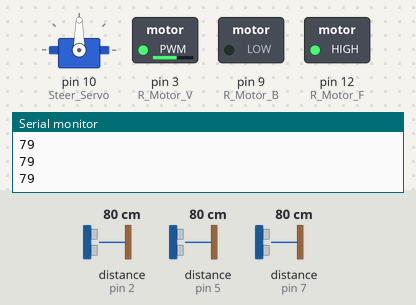
This sketch was run on a simulated Arduino Uno, built with avr-gcc and run on an emulated ATmega328P. On the bench: servo, switched loads named in the sketch (green lamp = pin HIGH), the last lines printed to the serial monitor. Wiring (inferred from the names in the program): 3 × ultrasonic range finder: trigger pin 4, echo pin 2 / trigger pin 6, echo pin 5 / trigger pin 8, echo pin 7. The test bench sets the inputs (shaded band); at power-on: distance to the obstacle (sensors on pin 5, pin 2, pin 7) 80 cm. The echo pulse lasts 58.3 µs per cm; pins used as bus, display or sensor lines are not drawn.

Above: at 1.2 s.
1.3 s: distance to the obstacle (sensor on pin 5) set to 2 cm
2.8 s: distance to the obstacle (sensor on pin 2) set to 38 cm
4.3 s: distance to the obstacle (sensor on pin 2) set to 33 cm
At 5.3 s:
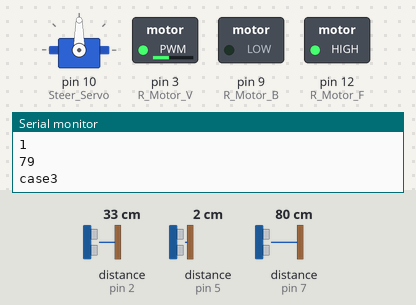
5.8 s: distance to the obstacle (sensor on pin 2) set to 2 cm
At 7.0 s:
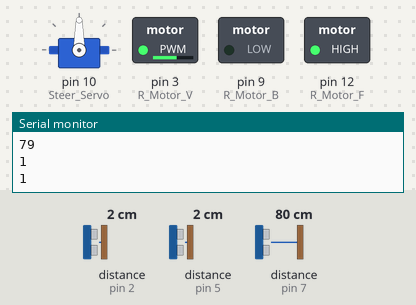
7.3 s: distance to the obstacle (sensor on pin 2) set to 35 cm
At 8.2 s:
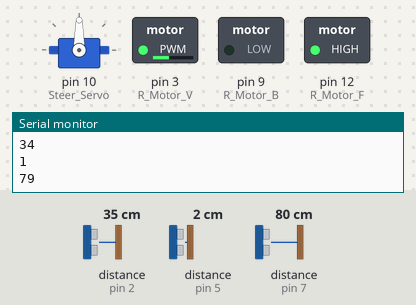
Timing chart, 0 to 9.8 s (numbered marks = the images above; inputs shaded):
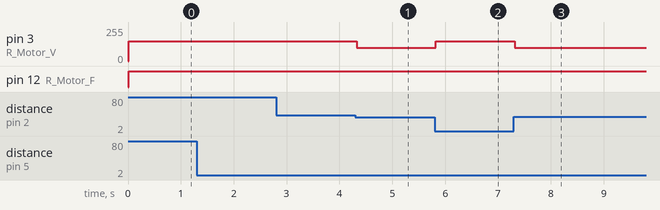

Measured:
- the behaviour switches between 36 and 35 cm on distance to the obstacle (sensor on pin 2) (found by bisection; images 0 and 1)
- after the input at 4.3 s, pin 3 (R_Motor_V): 150/255 → 100/255 at once
- after the input at 5.8 s, pin 3 (R_Motor_V): 100/255 → 150/255 at once
- after the input at 7.3 s, pin 3 (R_Motor_V): 150/255 → 100/255 at once

The sketch:

drive.ino
```cpp
// 서보 선언
#include <Servo.h>
Servo Steer_Servo;

//초음파 번호
#define F_Side_ECHO 2
#define F_Side_TRIG 4
#define R_Side_ECHO 5
#define R_Side_TRIG 6
#define L_Side_ECHO 7
#define L_Side_TRIG 8


//모터 번호
#define R_Motor_F 12
#define R_Motor_B 9
#define R_Motor_V 3
int  type;
int F_Dis;
int R_Dis;
int L_Dis;

void setup()
{
  Steer_Servo.attach(10);
  //초음파 번호
  pinMode(F_Side_TRIG, OUTPUT);
  pinMode(F_Side_ECHO, INPUT);
  pinMode(R_Side_TRIG, OUTPUT);
  pinMode(R_Side_ECHO, INPUT);
  pinMode(L_Side_TRIG, OUTPUT);
  pinMode(L_Side_ECHO, INPUT);
  //모터 번호
  pinMode(R_Motor_F, OUTPUT);
  pinMode(R_Motor_B, OUTPUT);

  pinMode(R_Motor_V, INPUT);

  Serial.begin(9600);

}
void  setSpeed(char speed)
{
  analogWrite(R_Motor_V, speed);

}
void  forward()
{
  Steer_Servo.write(90);

  digitalWrite(R_Motor_F, HIGH);
  digitalWrite(R_Motor_B, LOW);
}
void backward()
{
  Steer_Servo.write(90);

  digitalWrite(R_Motor_F , LOW);
  digitalWrite(R_Motor_B , HIGH);
}

int getDistance(char TRIG, char ECHO)
{
  digitalWrite(TRIG, HIGH);
  delayMicroseconds(10);
  digitalWrite(TRIG, LOW);
  int distance = pulseIn(ECHO, HIGH) / 58.2;
  return distance;
}

void loop()
{

  F_Dis = getDistance(F_Side_TRIG, F_Side_ECHO);

  R_Dis = getDistance(R_Side_TRIG, R_Side_ECHO);

  L_Dis = getDistance(L_Side_TRIG, L_Side_ECHO);
  Serial.println(F_Dis);
  Serial.println(R_Dis);
  Serial.println(L_Dis);
  Steer_Servo.write(90);
  setSpeed(150);//문제가 없으면 주행
  forward();

  if (F_Dis > 35 && R_Dis < 8) // 전방 장애물없이 2차선 주행
  {
    type = 1;
  }
  if (F_Dis > 35 && L_Dis < 8) // 전방 장애물없이 1차선 주행
  {
    type = 2;
  }
  if (F_Dis < 35 && R_Dis < 8) // 전방 장애물있는 2차선 주행
  {
    type = 3;
  }
  if (F_Dis < 35 && L_Dis < 8) // 전방 장애물있는 1차선 주행
  {
    type = 4;
  }
  if (F_Dis < 20 && R_Dis < 8 && L_Dis < 35) // 2차선 주행중 차선변경필요
  {
    type = 5;
  }
  if (F_Dis < 20 && L_Dis < 8 && R_Dis < 35) // 1차선 주행중 차선변경필요
  {
    type = 6;
  }
  if (F_Dis < 20 && R_Dis < 8 && L_Dis > 35) //2차선 주행중 좌회전도로
  {
    type = 7;
  }
  if (F_Dis < 20 && R_Dis > 30 && L_Dis < 35) //2차선 주행중 우회전도로
  {
    type = 8;
  }
  if (F_Dis < 20 && L_Dis > 30 && R_Dis < 35) //1차선 주행중 좌회전도로
  {
    type = 9;
  }
  if (F_Dis < 20 && L_Dis < 8 && R_Dis > 35) //1차선 주행중 우회전도로
  {
    type = 10;
  }


  switch (type)
  {
    case 1: // 전방 장애물없이 2차선 주행
      {
        setSpeed(150);//문제가 없으면 주행
        forward();
        if (L_Dis > 18)
        {
          Steer_Servo.write(95);//왼쪽초음파가 벽과 가까워지면 서보를 벽반대로 돌린다
          forward();
          Serial.println("case1");
        }
        else if (L_Dis < 21)
        {
          Steer_Servo.write(85);//왼쪽초음파가 벽과 멀어지면 서보를 벽으로 돌린다
          forward();
        }
        break;
      }
    case 2: // 전방 장애물없이 1차선 주행
      {
        setSpeed(150);//문제가 없으면 주행
        forward();
        Serial.println("case2");
        if (R_Dis > 18)
        {
          Steer_Servo.write(85);//오른쪽초음파가 벽과 가까워지면 서보를 벽반대로 돌린다
          forward();
        }
        if (R_Dis < 21)
        {
          Steer_Servo.write(95);//오른쪽초음파가 벽과 멀어지면 서보를 벽으로 돌린다
          forward();
        }
        break;
      }
    case 3: //전방 장애물있는 2차선 주행
      {
        setSpeed(100);
        forward();
        Serial.println("case3");
        if (L_Dis > 18)
        {
          Steer_Servo.write(95);//왼쪽초음파가 벽과 가까워지면 서보를 벽반대로 돌린다
          forward();
        }
        if (L_Dis < 21)
        {
          Steer_Servo.write(85);//왼쪽초음파가 벽과 멀어지면 서보를 벽으로 돌린다
          forward();
        }
        break;
      }
    case 4: //전방 장애물있는 1차선 주행
      {
        setSpeed(100);
        forward();
        Serial.println("case4");
        if (R_Dis > 18)
        {
          Steer_Servo.write(85);//오른쪽초음파가 벽과 가까워지면 서보를 벽반대로 돌린다
          forward();
        }
        if (R_Dis < 21)
        {
          Steer_Servo.write(95);//오른쪽초음파가 벽과 멀어지면 서보를 벽으로 돌린다
          forward();
        }
        break;
      }
    case 5:// 2차선 주행중 차선변경필요
      {
        break;
      }
    case 6:// 1차선 주행중 차선변경필요
      {
        break;
      }
    case 7://2차선 주행중 좌회전도로
      {
        break;
      }
    case 8://2차선 주행중 우회전도로
      {
        break;
      }
    case 9://1차선 주행중 좌회전도로
      {
        break;
      }
    case 10://1차선 주행중 우회전도로
      {
        break;
      }
  }
}
```
